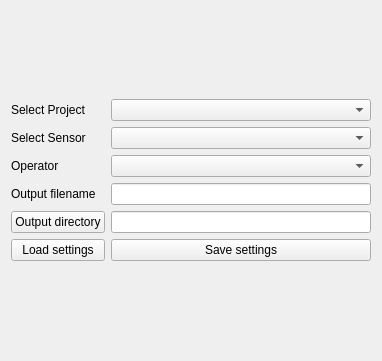
<?xml version="1.0" encoding="UTF-8"?>
<ui version="4.0">
 <class>selector</class>
 <widget class="QWidget" name="selector">
  <property name="geometry">
   <rect>
    <x>0</x>
    <y>0</y>
    <width>382</width>
    <height>361</height>
   </rect>
  </property>
  <property name="windowTitle">
   <string>Form</string>
  </property>
  <layout class="QVBoxLayout" name="verticalLayout">
   <item>
    <layout class="QGridLayout" name="gridLayout">
     <item row="4" column="0">
      <widget class="QPushButton" name="save_to_button">
       <property name="text">
        <string>Output directory</string>
       </property>
      </widget>
     </item>
     <item row="3" column="0">
      <widget class="QLabel" name="filename_label">
       <property name="text">
        <string>Output filename</string>
       </property>
      </widget>
     </item>
     <item row="0" column="1">
      <widget class="QComboBox" name="project_comboBox"/>
     </item>
     <item row="1" column="0">
      <widget class="QLabel" name="sensor_label">
       <property name="text">
        <string>Select Sensor</string>
       </property>
      </widget>
     </item>
     <item row="0" column="0">
      <widget class="QLabel" name="project_label">
       <property name="text">
        <string>Select Project</string>
       </property>
      </widget>
     </item>
     <item row="2" column="1">
      <widget class="QComboBox" name="operator_comboBox"/>
     </item>
     <item row="1" column="1">
      <widget class="QComboBox" name="sensor_comboBox"/>
     </item>
     <item row="2" column="0">
      <widget class="QLabel" name="operator_label">
       <property name="maximumSize">
        <size>
         <width>16777215</width>
         <height>16777215</height>
        </size>
       </property>
       <property name="text">
        <string>Operator</string>
       </property>
      </widget>
     </item>
     <item row="3" column="1">
      <widget class="QLineEdit" name="output_dir_edit"/>
     </item>
     <item row="4" column="1">
      <widget class="QLineEdit" name="save_to_edit"/>
     </item>
     <item row="5" column="0">
      <widget class="QPushButton" name="load_settings_button">
       <property name="text">
        <string>Load settings</string>
       </property>
      </widget>
     </item>
     <item row="5" column="1">
      <widget class="QPushButton" name="save_settings_button">
       <property name="text">
        <string>Save settings</string>
       </property>
      </widget>
     </item>
    </layout>
   </item>
  </layout>
 </widget>
 <resources/>
 <connections/>
</ui>
